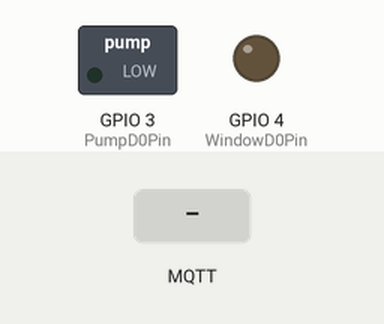
Simulated run of this sketch. Board: ESP8266 (NodeMCU). On the bench: switched loads named in the sketch (green lamp = pin HIGH), output pins drawn as LEDs (lit = HIGH). Inputs (shaded band) come from the test bench. WiFi joins after 1.5 s; servers stay silent unless stated; random numbers use the default seed unless the sketch sets one; no MQTT or app messages arrive unless stated; what the sketch prints to the serial monitor is not drawn.

Above: at 3.7 s.
3.8 s: MQTT message "on" arrives on the first subscribed topic
5.3 s: MQTT message "off" arrives on the first subscribed topic
At 20.4 s:
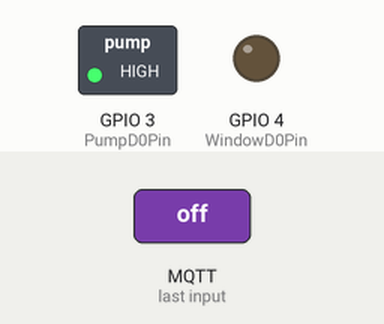
Timing chart, 0 to 21.5 s (numbered marks = the images above; inputs shaded):
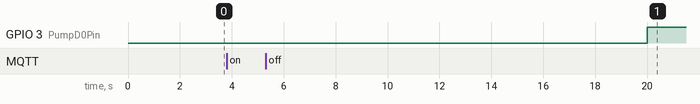

The sketch:

sketch_jan2a.ino
```cpp
#include <ESP8266WiFi.h>
#include <ESP8266HTTPClient.h>
#include <ArduinoJson.h>
#include <ArduinoMqttClient.h>
#include <DHT11.h>

//Pin definitions for sennsors and relays
const int SoilSensorA0Pin = 12;
const int SoilSensorD0Pin = 7;
const int TemperatureAndHumidityD0Pin = 2;
const int PumpD0Pin = 3;
const int WindowD0Pin = 4;

//Wifi credentials
const char* ssid = "zfguilg6786";
const char* password = "leonsopar123";
const String userName = "testUser";

//Relay manual control flags
bool manualPumpControl = false;
bool manualPumpTurnOn = false;
bool manualWindowControl = false;

//Relay and moisture flags
bool openPumpFlag = false;
bool pumpCooldownFlag = true;
bool lowSoilMoistureFlag = false;
bool openWindowFlag = false;

//Reading thresholds
float humidityThreshold = 50;
float soilMoistureThreshold = 50;
float temperatureThreshold = 15;

//Time intervals
const int pumpOpenDuration = 10000;
const int pumpCooldownDuration = 20000;
const int windowDuration = 10000;
const int checkMoisture = 20000;
const int sendReadingsInterval = 20000;
const int readSensorsInterval = 20000;

//Time variables
unsigned long currentMilis = 0;
unsigned long previousPumpOpen = 0;
unsigned long previousWindowOpen = 0;
unsigned long previousCheckMoisture = 0;
unsigned long previousReadingsSent = 0;
unsigned long previousSensorsRead = 0;

//Sensor readings
int temperature = 0;
int humidity = 0;
int moisture = 0;

//Wifi client needed for MQTT
WiFiClient wifiClient;

//Mqtt client
MqttClient mqttClient(wifiClient);

//Mqtt variables
const char* broker = "192.168.137.1";
const int port = 1883;
const char* publishTopic = "reading";
const char* subscribeTopic = "server";

//Temperature and humidity sensor
DHT11 dht11(TemperatureAndHumidityD0Pin);

void setup() {
  Serial.begin(115200);
  delay(1000);

  WiFi.begin(ssid, password);

  Serial.print("Connecting...");

  //Connect to Wifi
  while(WiFi.status() != WL_CONNECTED) {
    delay(500);
    Serial.print(".");
  }

  Serial.println();
  Serial.print("Connected! IP-Address: ");
  Serial.println(WiFi.localIP());


  Serial.print("Connecting to MQTT broker...");
  Serial.println(broker);

  //Connect to MQTT broker
  if(!mqttClient.connect(broker, port)) {
    Serial.print("MQTT connection failed! Error code = ");
    Serial.println(mqttClient.connectError());
  }

  //Message received callback function
  mqttClient.onMessage(onMqttMessage);

  //Subscribe to topic
  mqttClient.subscribe(subscribeTopic);

  pinMode(PumpD0Pin, OUTPUT);
  pinMode(WindowD0Pin, OUTPUT);

}

void loop() {

  currentMilis = millis();

  mqttClient.poll();
  readTemperatureAndHumiditySensor();
  readSoilMoistureSensor();
  pumpControl();
  sendReadingsMqtt();

}

//Read temperature and humidity
void readTemperatureAndHumiditySensor() {
  if(currentMilis - previousSensorsRead >= readSensorsInterval) {
    //temperature = dht11.readTemperature();
    //humidity = dht11.readHumidity();
    temperature = random(100);
    humidity = random(100);

    if (temperature != DHT11::ERROR_CHECKSUM && temperature != DHT11::ERROR_TIMEOUT &&
          humidity != DHT11::ERROR_CHECKSUM && humidity != DHT11::ERROR_TIMEOUT)
      {
          Serial.print("Temperature: ");
          Serial.print(temperature);
          Serial.println(" °C");

          Serial.print("Humidity: ");
          Serial.print(humidity);
          Serial.println(" %");
      }
      else
      {
          if (temperature == DHT11::ERROR_TIMEOUT || temperature == DHT11::ERROR_CHECKSUM)
          {
              Serial.print("Temperature Reading Error: ");
              Serial.println(DHT11::getErrorString(temperature));
          }
          if (humidity == DHT11::ERROR_TIMEOUT || humidity == DHT11::ERROR_CHECKSUM)
          {
              Serial.print("Humidity Reading Error: ");
              Serial.println(DHT11::getErrorString(humidity));
          }
      }
      previousSensorsRead += readSensorsInterval;
  }
}

//Read soil moisture
void readSoilMoistureSensor() {
  if(currentMilis - previousCheckMoisture >= checkMoisture) {
    if(!openPumpFlag){
      moisture = random(75) + 25;

      Serial.print("Moisture: ");
      Serial.print(moisture);
      Serial.println(" %");

      soilMoistureThresholdCheck();
    }

    previousCheckMoisture += checkMoisture;
  }
}

//Publish readings to mqtt broker
void sendReadingsMqtt() {
  if(currentMilis - previousReadingsSent >= sendReadingsInterval){
    sendReading();
    previousReadingsSent += sendReadingsInterval;
  }
}

void sendReading() {
  JsonDocument doc;
  doc["humidity"] = humidity;
  doc["temperature"] = temperature;
  doc["moisture"] = moisture;
  doc["pump"] = openPumpFlag ? "open" : "closed";
  doc["window"] = openWindowFlag ? "open" : "closed";
  doc["user"] = userName;
  String json;
  serializeJson(doc, json);

  mqttClient.beginMessage(publishTopic);
  mqttClient.print(json);
  mqttClient.endMessage();
}

//Open pump and set appropriate flag and timing
void openPump() {
  previousPumpOpen = currentMilis;
  digitalWrite(PumpD0Pin, HIGH);
  openPumpFlag = true;
  Serial.println("Opening pump...");
}

//Close pump and set appropriate flags
void closePump() {
  digitalWrite(PumpD0Pin, LOW);
  openPumpFlag = false;
  pumpCooldownFlag = true;
  if(manualPumpControl) manualPumpTurnOn = false;
  Serial.println("Closing pump...");
}

void openWindow() {
  digitalWrite(WindowD0Pin, HIGH);
}

void closeWindow() {
  digitalWrite(WindowD0Pin, LOW);
}

//Check if soil moisture is under threshold and set appropraite flag
void soilMoistureThresholdCheck() {
  if(moisture < soilMoistureThreshold) lowSoilMoistureFlag = true;
  else lowSoilMoistureFlag = false;
}

void turnOnPump() {
  if(!openPumpFlag) openPump();
  if(((currentMilis - previousPumpOpen) >= pumpOpenDuration) && openPumpFlag) {
    Serial.print("Pump has been open for ");
    Serial.print(pumpOpenDuration / 1000.0);
    Serial.println(" seconds.");
    closePump();
    previousPumpOpen += pumpOpenDuration;
  }
}

//Pump control
void pumpControl() {

  //If pump is on cooldown
  if(pumpCooldownFlag) {
    if(currentMilis - previousPumpOpen >= pumpCooldownDuration) {
      Serial.print("Pump cooldown of ");
      Serial.print(pumpCooldownDuration / 1000.0);
      Serial.println(" seconds over.");
      previousPumpOpen += pumpCooldownDuration;
      pumpCooldownFlag = false;
    }
  //If pump isn't on cooldown, manual mode is off and soil moisture is under threshold -> turn on pump
  //Or if pump control is manual and pump should turn on
  } else if((lowSoilMoistureFlag && !manualPumpControl && !pumpCooldownFlag) || (manualPumpControl && manualPumpTurnOn)) {
    turnOnPump();
  } else if(manualPumpControl && manualPumpTurnOn) {
    turnOnPump();
    sendReading();
  }
}

//MQTT on message function
void onMqttMessage(int messageSize) {

  //Read message
  char message[messageSize + 1];
  int count = 0;
  while (mqttClient.available()) {
    message[count++] = (char)mqttClient.read();
  }
  message[count] = '\0';

  Serial.println(message);

  //Deserialize message into JSON
  JsonDocument doc;
  DeserializationError error = deserializeJson(doc, message);

  if (error) {
    Serial.print("deserializeJson() returned ");
    Serial.println(error.c_str());
  } else {
    JsonObject root = doc.as<JsonObject>();
    String targetUser = root["user"];
    if(targetUser && targetUser == userName) {
      if(root.containsKey("turnOnManual")) {
        manualPumpControl = root["turnOnManual"];
        manualPumpControl ? Serial.println("Pump now in manual mode!") : Serial.println("Pump now in automatic mode!");
      }
      if(root.containsKey("turnOnPump")) {
        manualPumpTurnOn = root["turnOnPump"];
      }
    }
  }
}
```

Measured:
- after the input at 3.8 s, every drawn part: stays the same
